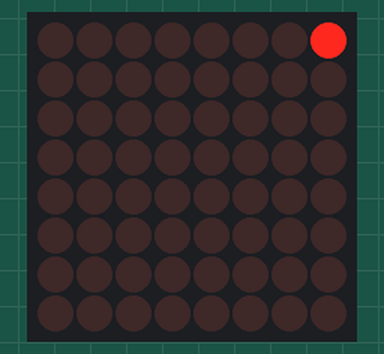
Simulated run of this sketch. Board: Arduino Uno, built with avr-gcc and run on an emulated ATmega328P. Parts: 8×8 LED matrix. Wiring (inferred from the names in the program): MAX7219 LED driver (orientation assumed): data pin 6; clock pin 4; CS pin 5. What the sketch prints to the serial monitor is not drawn.

Above: at 0.1 s.
At 4.1 s:
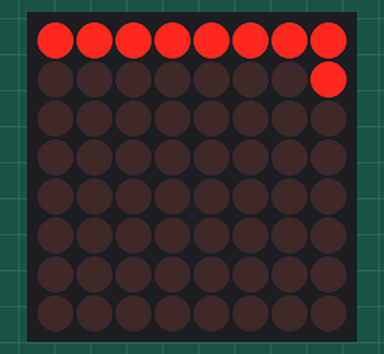
At 8.1 s:
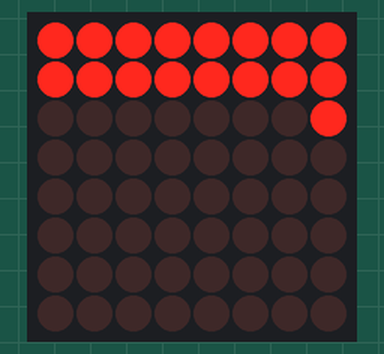
At 16.1 s:
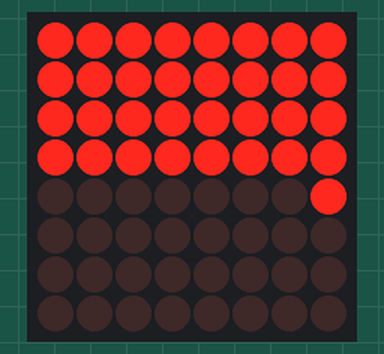
At 24.1 s:
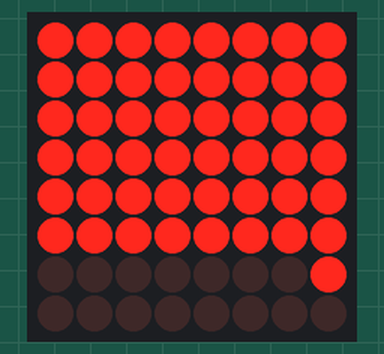
At 31.7 s:
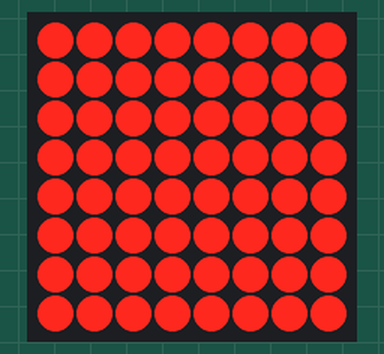

Measured:
- what the display in image 1 shows lasts 0.5 s, from 4.0 s to 4.5 s

The sketch:

dianzhen.ino
```cpp
#define uchar unsigned char
#define uint  unsigned int
int DIN = 6, CS = 5, CLK = 4;
char a[8]={0x01,0,0,0,0,0,0,0};
void Write_Max7219_byte(uchar DATA)
{
  uchar i;
  digitalWrite(CS, 0);
  for (i = 8; i >= 1; i--)
  {
    digitalWrite(CLK, 0);
    digitalWrite(DIN, DATA & 0x80);
    DATA = DATA << 1;
    digitalWrite(CLK, 1);
  }
}

void Write_Max7219(uchar address,uchar dat)
{
     digitalWrite(CS,0);
	 Write_Max7219_byte(address);           //写入地址，即数码管编号
     Write_Max7219_byte(dat);               //写入数据，即数码管显示数字
	 digitalWrite(CS,1);
}

void Init_MAX7219(void)
{
 Write_Max7219(0x09, 0x00);       //译码方式：BCD码
 Write_Max7219(0x0a, 0x03);       //亮度
 Write_Max7219(0x0b, 0x07);       //扫描界限；8个数码管显示
 Write_Max7219(0x0c, 0x01);       //掉电模式：0，普通模式：1
 Write_Max7219(0x0f, 0x00);       //显示测试：1；测试结束，正常显示：0
}

void setup() {
  // put your setup code here, to run once:
  pinMode(DIN, OUTPUT);
  pinMode(CS, OUTPUT);
  pinMode(CLK, OUTPUT);
  Init_MAX7219();
  Serial.begin(115200);
}
void loop() {
  // put your main code here, to run repeatedly:
uint i;

for(i=0;i<8;i++){Write_Max7219(i+1,a[i]);Serial.print(a[i]);}
delay(500);

for(i=0;i<8;i++)if(!(a[i]>>8)){a[i]*=2;a[i]+=1;break;}

}
```
